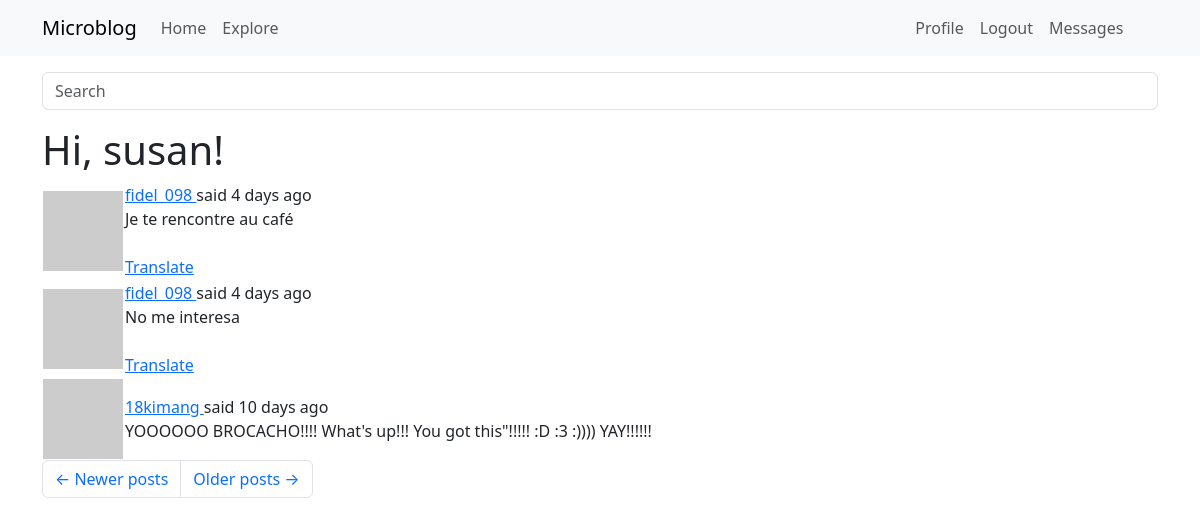
Screenshot of /explore?page=2 (signed in) with the database file from the repository.
### app/models.py (models this page shows, shortened)
class PaginatedAPIMixin(object):
    @staticmethod
    def to_collection_dict(query, page, per_page, endpoint, **kwargs): #it takes an sql query, a page number and a page size
        resources = db.paginate(query, page=page, per_page=per_page, error_out=False)
        data = {
          'items': [item.to_dict() for item in resources.items],
            '_meta': {
                'page': page,
                'per_page': per_page,
                'total_pages': resources.pages,
                'total_items': resources.total
            },
            '_links': {
                'self': url_for(endpoint, page=page, per_page=per_page,
                                **kwargs), #takes the endpoint argument for the view function that needs to be used in the url_for calls
                'next': url_for(endpoint, page=page + 1, per_page=per_page,
                                **kwargs) if resources.has_next else None,
                'prev': url_for(endpoint, page=page - 1, per_page=per_page,
                                **kwargs) if resources.has_prev else None
            }
        }
        return data

class User(PaginatedAPIMixin, UserMixin, db.Model):
    __tablename__ = "user"
    id: so.Mapped[int] = so.mapped_column(primary_key=True)
    username: so.Mapped[str] = so.mapped_column(sa.String(64), index=True, unique=True)
    email: so.Mapped[str] = so.mapped_column(sa.String(120), index=True, unique=True)
    password_hash: so.Mapped[Optional[str]] = so.mapped_column(sa.String(256))
    posts: so.WriteOnlyMapped['Post'] = so.relationship(back_populates='author')
    about_me: so.Mapped[Optional[str]] = so.mapped_column(sa.String(140))
    last_seen: so.Mapped[Optional[datetime]] = so.mapped_column(default=lambda:
                                datetime.now(timezone.utc))
    def avatar(self, size):
        digest = md5(self.email.lower().encode('utf-8')).hexdigest()
        return f'https://www.gravatar.com/avatar/{digest}?d=identicon&s={size}'
    following: so.WriteOnlyMapped['User'] = so.relationship(
        secondary=followers,
        primaryjoin=(followers.c.follower_id == id),
        secondaryjoin=(followers.c.followed_id == id),
        back_populates='followers')
    followers: so.WriteOnlyMapped['User'] = so.relationship(
        secondary=followers, primaryjoin=(followers.c.followed_id == id),
        secondaryjoin=(followers.c.follower_id == id),
        back_populates='following')
    last_message_read_time: so.Mapped[Optional[datetime]]
    messages_sent: so.WriteOnlyMapped['Message'] = so.relationship(foreign_keys='Message.sender_id', back_populates='author')
    messages_recieved: so.WriteOnlyMapped['Message'] = so.relationship(foreign_keys='Message.recipient_id', back_populates='recipient')
    def unread_message_count(self):
        last_read_time = self.last_message_read_time or datetime(1900, 1, 1)
        query = sa.select(Message).where(Message.recipient == self, Message.timestamp > last_read_time)
        return db.session.scalar(sa.select(sa.func.count()).select_from(query.subquery()))
    notifications: so.WriteOnlyMapped['Notification'] = so.relationship(back_populates='user')
    tasks: so.WriteOnlyMapped['Task'] = so.relationship(back_populates='user')
    def get_tasks_in_progress(self):
        query = self.tasks.select().where(Task.complete == False)
        return db.session.scalars(query)
    token: so.Mapped[Optional[str]] = so.mapped_column(sa.String(32), index=True, unique=True)
    token_expiration: so.Mapped[Optional[datetime]] = so.mapped_column(sa.DateTime)

class SearchableMixin(object):
    @classmethod
    def before_commit(cls, session):
        session._changes = { #session._changes is a custom attribute added to the session object to track changes made during the session
            'add': list(session.new), #list of new objects to be added
            'update': list(session.dirty), #list of modified objects
            'delete': list(session.deleted) #list of deleted objects
        }
    @classmethod
    def after_commit(cls, session):
        for obj in session._changes['add']:
            if isinstance(obj, SearchableMixin):
                add_to_index(obj.__tablename__, obj)
        for obj in session._changes['update']:
            if isinstance(obj, SearchableMixin):
                add_to_index(obj.__tablename__, obj)
        for obj in session._changes['delete']:
            if isinstance(obj, SearchableMixin):
                remove_from_index(obj.__tablename__, obj)
        session._changes = None

class Post(SearchableMixin, db.Model):
    __tablename__ = "post"
    __searchable__ = ['body'] #this indicates that the body field of the Post model should be indexed for full-text search
    id: so.Mapped[int] = so.mapped_column(primary_key=True)
    body: so.Mapped[str] = so.mapped_column(sa.String(140))
    timestamp: so.Mapped[datetime] = so.mapped_column(index=True, default=lambda: datetime.now(timezone.utc))
    user_id: so.Mapped[int] = so.mapped_column(sa.ForeignKey(User.id), index=True)
    author: so.Mapped[User] = so.relationship(back_populates='posts')
    language: so.Mapped[Optional[str]] = so.mapped_column(sa.String(5))

### app/main/routes.py (the view)
@bp.route('/explore')
@login_required
def explore():
    page = request.args.get('page', 1, type=int)
    query = sa.select(Post).order_by(Post.timestamp.desc())
    posts = db.paginate(query, page=page, per_page=current_app.config['POSTS_PER_PAGE'], error_out=False)
    next_url=None
    prev_url=None
    if posts.has_next:
        next_url = url_for('main.explore', page=posts.next_num)
    else:
        None
    if posts.has_prev:
        prev_url = url_for('main.explore', page=posts.prev_num)
    else:
        None
    return render_template('index.html', title=_('Explore'), next_url=next_url, prev_url=prev_url, posts=posts.items, delete_form=EmptyForm())

### app/main/forms.py
class SearchForm(FlaskForm):
    q = StringField(_l('Search'), validators=[DataRequired()])
    def __init__(self, *args, **kwargs):
        if 'formdata' not in kwargs:
            kwargs['formdata'] = request.args
        if 'meta' not in kwargs:
            kwargs['meta'] = {'csrf': False}
        super(SearchForm, self).__init__(*args, **kwargs)

class EmptyForm(FlaskForm):
    submit = SubmitField(_l('Submit'))

### app/__init__.py (called while the page is built)
def get_locale():
    return request.accept_languages.best_match(current_app.config['LANGUAGES'])

### app/main/routes.py (called while the page is built)
@bp.before_request
def before_request():
    if current_user.is_authenticated:
        current_user.last_seen = datetime.now(timezone.utc)
        db.session.commit()
        g.search_form = SearchForm()
    g.locale = str(get_locale())

### app/models.py (called while the page is built)
@login.user_loader
def load_user(id):
    return db.session.get(User, int(id))

### app/templates/index.html (shortened to what this page needs)
{% extends "base.html" %}
{% import "bootstrap_wtf.html" as wtf %}
{% block content %}
    <h1>{{ _('Hi, %(username)s!', username=current_user.username) }}</h1>
    {% for post in posts %}
        {% include '_post.html' %}
    {% endfor %}
    <nav aria-label="Post navigation">
        <ul class="pagination">
            <li class="page-item{% if not prev_url %} disabled{% endif %}">
                <a class="page-link" href="{{ prev_url }}">
                    <span aria-hidden="true">&larr;</span> {{ _('Newer posts') }}
                </a>
            </li>
            <li class="page-item{% if not next_url %} disabled{% endif %}">
                <a class="page-link" href="{{ next_url }}">
                    {{ _('Older posts') }} <span aria-hidden="true">&rarr;</span>
                </a>
            </li>
        </ul>
    </nav>
{% endblock %}

### app/templates/_post.html (shortened to what this page needs)
<table class=""table table-hover>
    <tr>
        <td width="70px">
            <a href="{{ url_for('main.user', username=post.author.username) }}">
            <img src="{{ post.author.avatar(36) }}">
            </a>
        </td>
        <td>
            {{ _('%(username)s said %(when)s',
                username=user_link, when=moment(post.timestamp).fromNow()) }}
                <br>
            <span id="post{{ post.id }}">{{ post.body }}</span>
            {% if post.language and post.language != g.locale %}
            <br><br>
            <span id="translation{{ post.id }}">
                    <a href="javascript:translate(
                                'post{{ post.id }}',
                                'translation{{ post.id }}',
                                '{{ post.language }}',
                                '{{ g.locale }}');">{{ _('Translate') }}</a>
                </span>
            {% endif %}
        </td>
    </tr>
</table>

### rows the page displays
Post: body "Je te rencontre au café"
Post: body "No me interesa"
Post: body "YOOOOOO BROCACHO!!!! What's up!!! You got this\"!!!!! :D :3 :)))) YAY!!!!!!"
